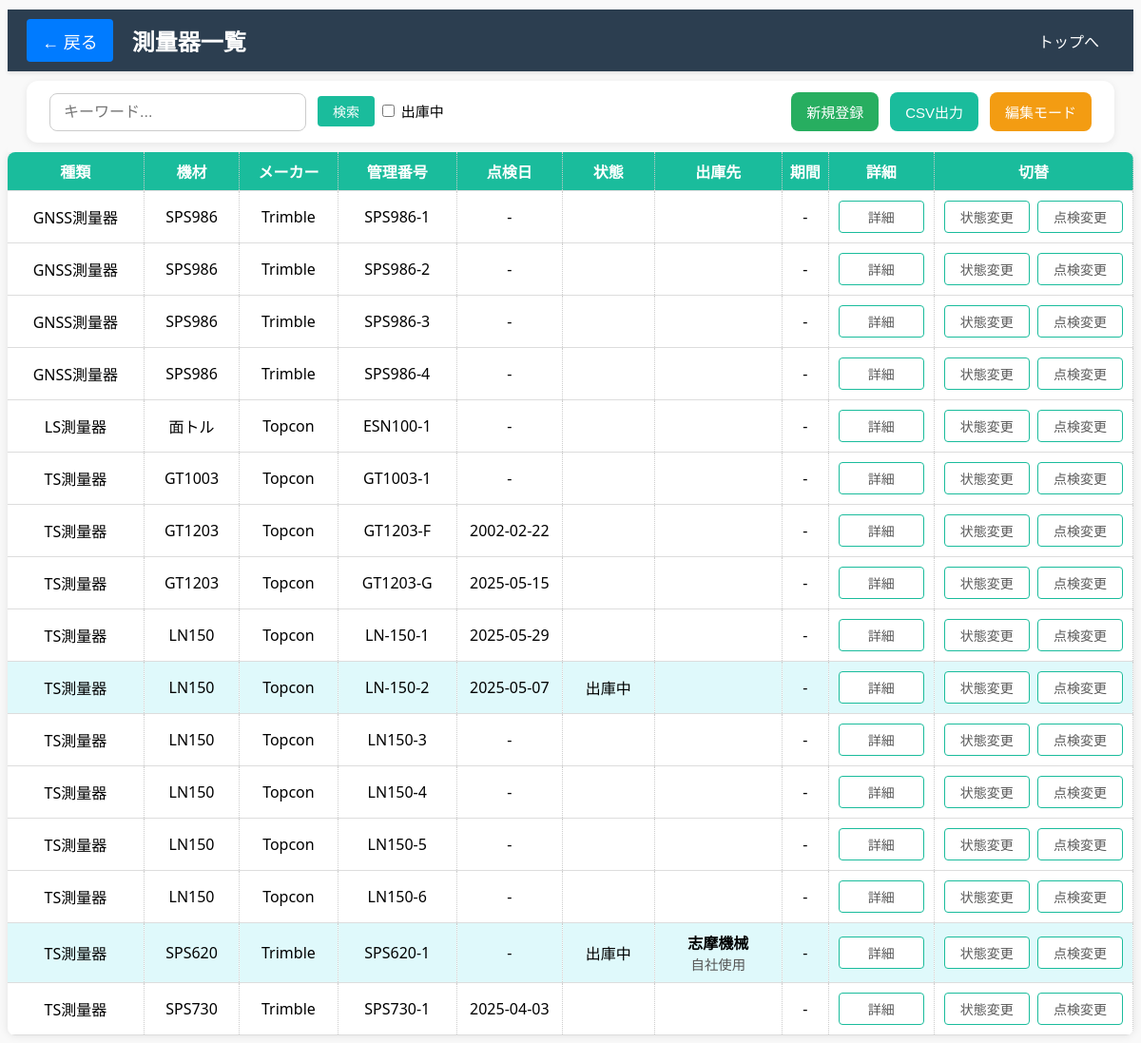
Before: /surveying_list (signed in) with the older database file.
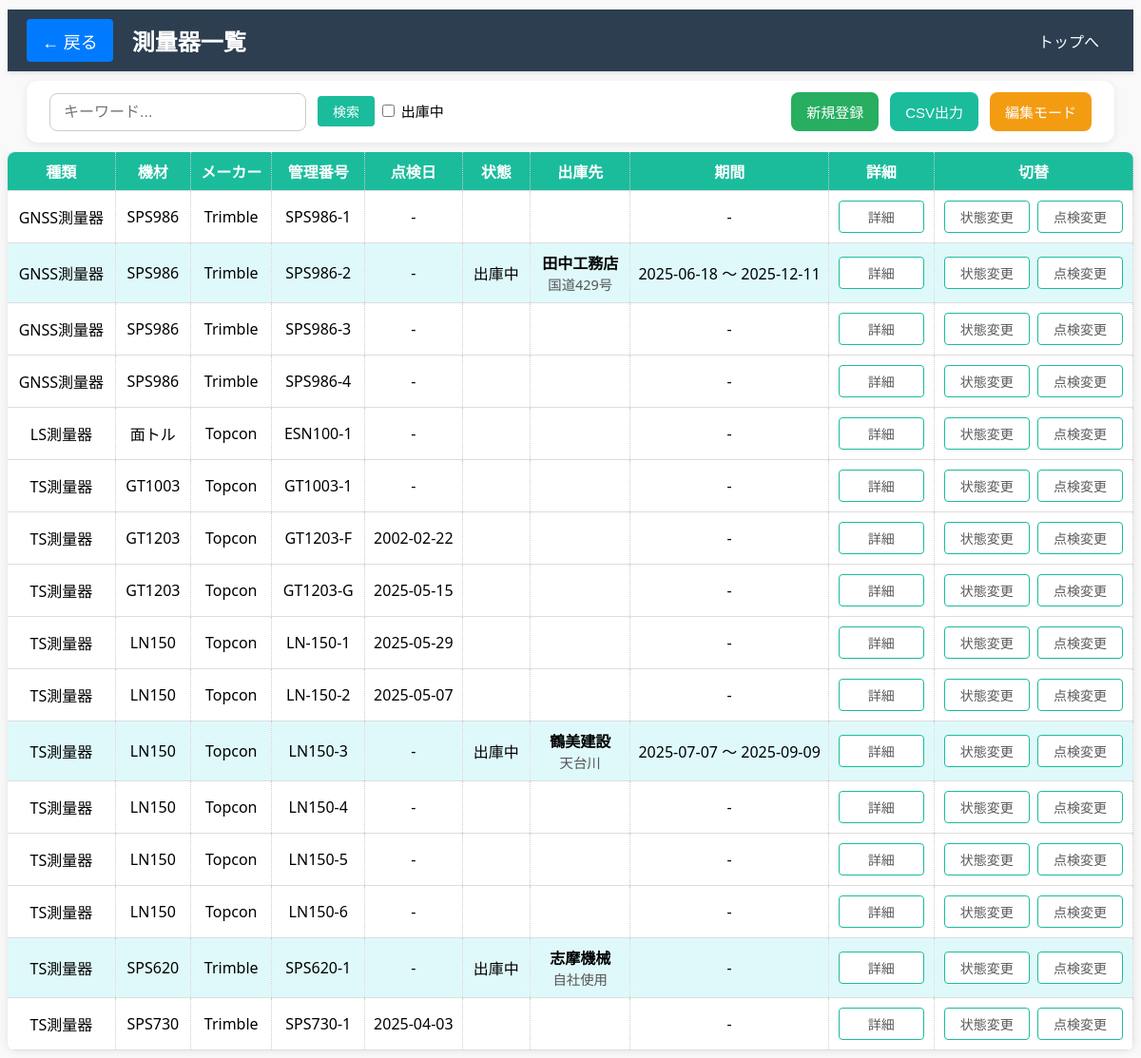
After: the same page with the newer database file.
### models.py (models this page shows, shortened)
class SurveyingTool(db.Model):
    __tablename__ = 'surveying_tools'
    id = db.Column(db.Integer, primary_key=True)
    tool_type = db.Column(db.String(100), nullable=True)
    name = db.Column(db.String(100), nullable=False)              # 機材名
    manufacturer = db.Column(db.String(100), nullable=True)       # メーカー
    serial_number = db.Column(db.String(100), nullable=True)      # 管理番号
    inspection_date = db.Column(db.Date, nullable=True)           # 点検日
    pdf_filename = db.Column(db.String(255), nullable=True)
    is_active = db.Column(db.Boolean, default=True, nullable=True)  # 状態 (True=未使用、False=出庫中)
    state = db.Column(db.String(50))
    shipment_location = db.Column(db.String(255), nullable=True)   # 出庫先 会社名
    shipment_site = db.Column(db.String(255), nullable=True)       # 出庫現場
    shipment_start_date = db.Column(db.Date, nullable=True)        # 出庫開始期間
    shipment_end_date = db.Column(db.Date, nullable=True)          # 出庫終了期間
    pdf_filename = db.Column(db.String(255), nullable=True)
    updated_at = db.Column(db.DateTime, default=datetime.utcnow, onupdate=datetime.utcnow)

### main.py (the view)
@app.route('/surveying_list')
@login_required
def surveying_list():
    surveying_tools = SurveyingTool.query.order_by(
        SurveyingTool.tool_type.asc(),     # 種類で昇順（存在すれば）
        SurveyingTool.name.asc(),          # 名前で昇順
        SurveyingTool.serial_number.asc()  # 管理番号で昇順
    ).all()
    return render_template('surveying_list.html', surveying_tools=surveying_tools)

### main.py (called while the page is built)
@login_manager.user_loader
def load_user(user_id):
    return User.query.get(int(user_id))

### templates/surveying_list.html (shortened to what this page needs)
<!DOCTYPE html>
<html lang="ja">
<head>
    <link rel="stylesheet" href="{{ url_for('static', filename='surveying_tool.css') }}">
    <link rel="stylesheet" href="{{ url_for('static', filename='common.css') }}">
    <link rel="stylesheet" href="https://cdnjs.cloudflare.com/ajax/libs/font-awesome/6.4.0/css/all.min.css" />
</head>
<body>
<div class="sticky-wrapper">
    <header class="header-bar">
        <div class="left-group">
            <a href="{{ url_for('index') }}" class="back-button">← 戻る</a>
            <h1 class="page-title">測量器一覧</h1>
        </div>
        <div class="right-group">
            <a href="{{ url_for('index') }}">トップへ</a>
        </div>
    </header>
    <h2>
        <div class="about-container">
            <div class="search-container">
                <input type="text" id="search-input" placeholder="キーワード...">
                <button id="search-button">検索</button>
                    <input type="checkbox" id="shippedOnlyCheckbox" onchange="filterTable()"> 出庫中
            </div>
            <div class="action-buttons">
                <a href="{{ url_for('add_surveying_tool') }}" class="add_button">新規登録</a>
                <button class="csv-button" id="csv-export-btn">CSV出力</button>
                <button class="edit_button" onclick="toggleDeleteColumn()">編集モード</button>
            </div>
        </div>
    </h2>
</div>
<table id="printable-table">
    <thead>
        <tr>
            <th>種類</th>
            <th>機材</th>
            <th>メーカー</th>
            <th>管理番号</th>
            <th>点検日</th>
            <th>状態</th>
            <th>出庫先</th>
            <th>期間</th>
            <th>詳細</th>
            <th>切替</th>
        </tr>
    </thead>
    <tbody>
        {% for tool in surveying_tools %}
        <tr data-tool-id="{{ tool.id }}" {% if not tool.is_active and tool.state != '予定' %} class="shipped"{% endif %}>
            <td class="fixed-cell">
            <span class="display-text">{{ tool.tool_type or '' }}</span>
            </td>
            <td class="fixed-cell">
            <span class="display-text">{{ tool.name }}</span>
            </td>
            <td class="fixed-cell">
            <span class="display-text">{{ tool.manufacturer or '' }}</span>
            </td>
            <td class="fixed-cell">
            <span class="display-text">{{ tool.serial_number or '' }}</span>
            </td>
            <td class="fixed-cell">
                {{ tool.inspection_date.strftime('%Y-%m-%d') if tool.inspection_date else '-' }}
                <br>
            </td>
            <td class="status-cell">
                <span class="status-display" id="status-display-{{ tool.id }}">
                    {% if tool.state == '予定' %}
                        予定
                    {% elif not tool.is_active %}
                        出庫中
                    {% endif %}
                </span>
            </td>
            <td class="fixed-cell">
                <div>
                    <strong>{{ tool.shipment_location or '' }}</strong><br>
                    <span style="font-size: 0.9em; color: #555;">{{ tool.shipment_site or '' }}</span>
                </div>
            </td>
            <td class="fixed-cell">
                {% if tool.shipment_start_date and tool.shipment_end_date %}
                    {{ tool.shipment_start_date.strftime('%Y-%m-%d') }} ～ {{ tool.shipment_end_date.strftime('%Y-%m-%d') }}
                {% else %}
                    -
                {% endif %}
            </td>
            <td class="fixed-cell">
                <button type="button" onclick="showShipmentDetails({{ tool.id }})">詳細</button>
            </td>
            <td class="fixed-cell">
                <button type="button" onclick="toggleStateForm({{ tool.id }})">状態変更</button>
                <button type="button" onclick="showInspectionPopup({{ tool.id }})">点検変更</button>
            </td>
        </tr>
        {% endfor %}
    </tbody>
</table>
</body>
</html>

### static/surveying_tool.css (style rules this page uses)
.add_button { background-color: #27ae60; color: white; }
.csv-button, .print-button { background-color: #1abc9c; color: white; }
.edit_button { background-color: #f39c12; color: white; }
th { background-color: #1abc9c; color: white; }
th:nth-child(1), td:nth-child(1) { width: 150px; text-align: center; }
th:nth-child(2), td:nth-child(2) { width: 100px; text-align: center; }
th:nth-child(3), td:nth-child(3) { width: 100px; text-align: center; }
th:nth-child(4), td:nth-child(4) { width: 130px; text-align: center; }
th:nth-child(5), td:nth-child(5) { width: 100px; text-align: center; }
th:nth-child(6), td:nth-child(6) { width: 100px; text-align: center; }
th:nth-child(7), td:nth-child(7) { width: 150px; text-align: center; }
th:nth-child(8), td:nth-child(8), th:nth-child(9), td:nth-child(9), th:nth-child(10), td:nth-child(10) { text-align: center; }
table input[type="submit"], table button { display: inline-block; padding: 6px 12px; margin: 2px 2px; border: 1px solid #1abc9c; background-color: #ffffff; color: #5a5a5a; border-radius: 4px; font-size: 14px; font-weight: 500; text-align: center; cursor: pointer; transition: background-color 0.2s, color 0.2s; min-width: 90px; }
#search-button { background-color: #1abc9c; color: white; border: none; padding: 6px 16px; margin-left: 8px; font-size: 14px; border-radius: 4px; cursor: pointer; transition: background-color 0.3s ease; }

### static/common.css (style rules this page uses)
body { background-color: #f9f9f9; font-family: "Segoe UI", sans-serif; user-select: none; margin-top: 0px; }
h1 { text-align: center; margin-bottom: 2rem; }
h2 { font-family: "Segoe UI", sans-serif; padding: 0 20px; font-size: 15px; font-weight: 500; margin-top: 10px; }
a { display: inline-block; color: white; padding: 0.6rem 1rem; text-decoration: none; border-radius: 4px; }
.fixed-cell { position: relative; }
.sticky-wrapper { position: sticky; top: 0; background-color: #f9f9f9; z-index: 1000; padding-top: 10px; height: 150px; }
.header-bar { position: sticky; top: 0; z-index: 1000; display: flex; justify-content: space-between; align-items: center; background-color: #2c3e50; color: white; padding: 10px 20px; box-shadow: 0 2px 4px rgba(0,0,0,0.1); }
.left-group { display: flex; align-items: center; }
.right-group { display: flex; }
.page-title { margin: 0; font-size: 24px; }
.back-button { color: white; text-decoration: none; font-size: 18px; margin-right: 20px; background-color: #007bff; }
.about-container { position: sticky; top: 56px; z-index: 999; display: flex; justify-content: space-between; align-items: center; padding: 12px 24px; background-color: #ffffff; border-radius: 12px; box-shadow: 0 2px 8px rgba(0, 0, 0, 0.08); margin-bottom: 20px; gap: 20px; flex-wrap: wrap; }
.search-container input[type="text"] { padding: 10px 14px; font-size: 16px; border: 1px solid #ccc; border-radius: 8px; width: 240px; transition: border-color 0.3s; }
.action-buttons { display: flex; gap: 12px; }
.add_button, .csv-button, .edit_button, .print-button { padding: 10px 16px; font-size: 15px; border: none; border-radius: 8px; cursor: pointer; text-decoration: none; transition: background-color 0.3s, transform 0.1s; }
table { border-collapse: collapse; background-color: white; box-shadow: 0 0 10px rgba(0,0,0,0.1); border-radius: 8px; overflow: hidden; user-select: text; table-layout: fixed; max-width: 1500px; margin: 0 auto; padding: 0 20px; }
tr.shipped { background-color: #dff9fb; position: relative; }
th, td { border-right: 1px dotted #ccc; padding: 8px; white-space: nowrap; text-align: left; border-bottom: 1px solid #ddd; }

Changed rows visible on the page:
changed SurveyingTool "SPS986-2": is_active True → False (drawn); shipment_location (not shown) → "田中工務店"; shipment_site (not shown) → "国道429号"; shipment_start_date (not shown) → "2025-06-18"; shipment_end_date (not shown) → "2025-12-11"; shipment_start_date "-" → "～"
changed SurveyingTool "LN-150-2": no longer shows "出庫中"
changed SurveyingTool "LN150-3": is_active True → False (drawn); shipment_location (not shown) → "鶴美建設"; shipment_site (not shown) → "天台川"; shipment_start_date (not shown) → "2025-07-07"; shipment_end_date (not shown) → "2025-09-09"; shipment_start_date "-" → "～"
